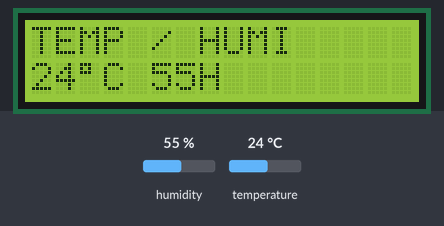
Recording of a sketch running on a simulated Arduino Uno, built with avr-gcc and run on an emulated ATmega328P. Shown: 16×2 character LCD. The test bench sets the inputs (shaded band); at power-on: humidity 55 %, temperature 24 °C. What the sketch prints to the serial monitor is not drawn.

Above: at 3.2 s.
3.3 s: humidity set to 22 %
At 4.9 s:
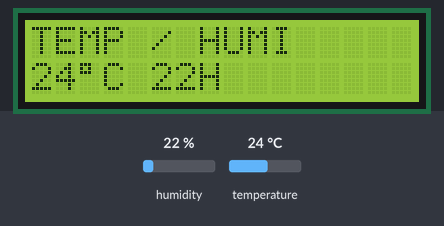
6.0 s: temperature set to 12 °C
At 6.8 s:
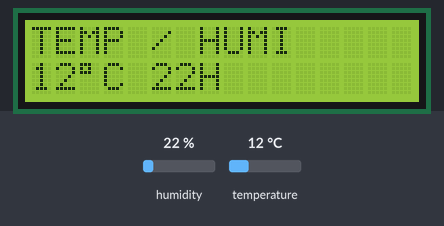
8.7 s: humidity set to 40 %
At 10.6 s:
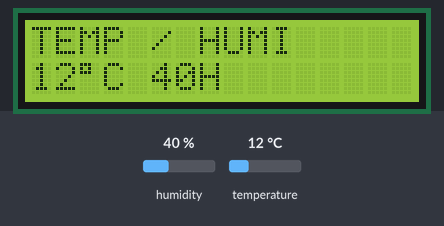
11.8 s: temperature set to 19 °C
At 13.7 s:
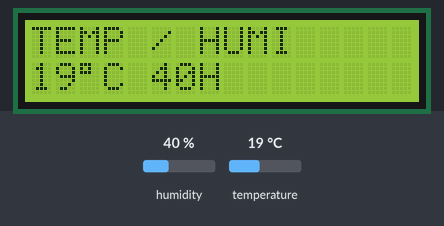
Timing chart, 0 to 15.2 s (numbered marks = the images above; inputs shaded):
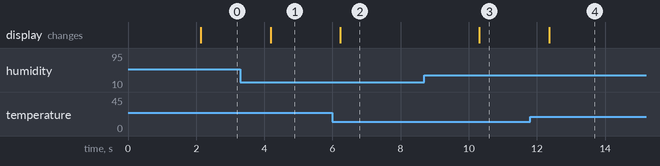

The sketch:

day03_LCD_DHT_FINAL.ino
```cpp
#include <SimpleDHT.h>

#include <LiquidCrystal_I2C.h>

LiquidCrystal_I2C lcd(0x27, 16, 2);   // LiquidCrystal_I2C 변수설정(모델번호, 셀개수, 열개수)

// dht = 온도, 습도 센서
int DHT = 9;                      // 센서 9번핀에 연결 후 변수 지정
SimpleDHT11 dht11(DHT);           // dht11 객체 생성

byte temp = 0;
byte humi = 0;

void setup() {
  Serial.begin(9600);             // 보드레이트 설정
  lcd.init();                     // LiquidCrystal_I2C 초기화
  lcd.backlight();                // 백라이트 ON(default)
  lcd.setCursor(0, 0);            // 0번째 셀, 0번째 열에 커서 지정
  lcd.print("== DHT SENSOR ==");  // lcd에 프린트할 문구 설정
  lcd.setCursor(0, 1);            // 0번째 셀, 1번째 열에 커서 지정(두번째 줄 첫칸)
  lcd.print("...EXECUTING...");   // lcd에 프린트할 문구 설정

  delay(2000);
  lcd.clear();
}

void loop() {
  int err = dht11.read(&temp, &humi, NULL);   // dht11센서에서 받는 temp, humi 의 주소값 read
                                              // 값 = 0으로 반환된다
  if(err != SimpleDHTErrSuccess) {            // dht11 에서 에러가 발생한다면(read의 값이 0이 아니라면)
    lcd.setCursor(0, 0);
    lcd.print("dht11 Failed");
    lcd.setCursor(0, 1);
    lcd.print("error = " + err);
    delay(2000);
  }
  lcd.setCursor(0, 0);
  lcd.print("TEMP / HUMI");
  lcd.setCursor(0, 1);

  String(tempStr) = String(temp);             // 0xDF 섭씨온도의 표현을 위해 값을 문자열로 변경
  String(humiStr) = String(humi);

  lcd.print(tempStr + (char)0xDF + "C ");   // 0xDF : 섭씨온도 표시
  lcd.print(humiStr + "H");
  // lcd.clear();

  Serial.print("Sample OK : ");
  Serial.print((int)temp); Serial.print(" C ");
  Serial.print((int)humi); Serial.println(" H");
  delay(2000);
}
```

Measured:
- after the input at 3.3 s, the display: changes after 0.88 s (image 1)
- after the input at 6.0 s, the display: changes after 0.23 s (image 2)
- after the input at 8.7 s, the display: changes after 1.6 s (image 3)
- after the input at 11.8 s, the display: changes after 0.56 s (image 4)
